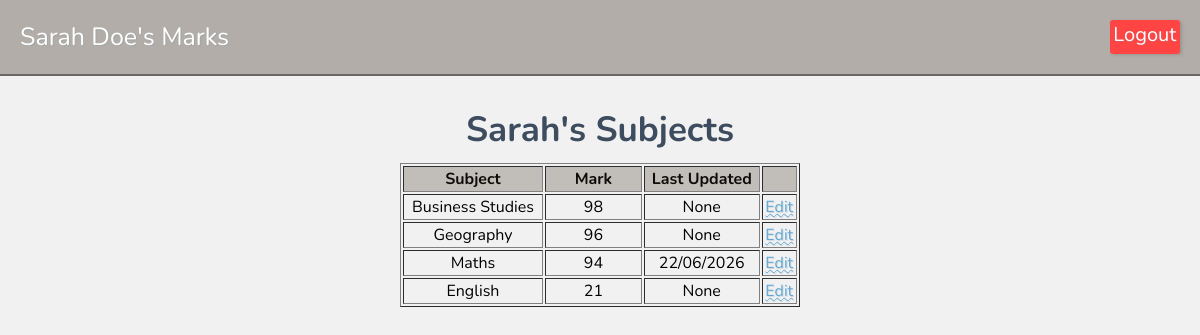
The app's page /student/3 (signed in) with its own data.
### tables this page shows
CREATE TABLE "students"(id INTEGER PRIMARY KEY AUTOINCREMENT,
"firstname" TEXT NOT NULL,
"lastname" TEXT NOT NULL);

CREATE TABLE "marks"(id INTEGER PRIMARY KEY AUTOINCREMENT,
student_id INTEGER, `subject_id` INTEGER,
subject TEXT NOT NULL,
"marks" INTEGER,
last_updated TIMESTAMP DEFAULT CURRENT_TIMESTAMP);

### app.py (the view)
@app.route('/student/<int:student_id>')
def student(student_id):
    if 'user_id' not in session:
        return redirect(url_for('login'))
    db = get_db()
    student = db.execute(
        'SELECT * FROM students WHERE id = ?',
        (student_id,)).fetchone()
    marks = db.execute(
        'SELECT id, subject, marks as mark, last_updated FROM Marks WHERE student_id = ? ORDER BY marks DESC',
        (student_id,)).fetchall()
    edit_mark_id = request.args.get('edit')
    return render_template('student.html', student=student, marks=marks, edit_mark_id=edit_mark_id)

### app.py (called while the page is built)
def get_db():
    db = sqlite3.connect('database/student_mark.db')
    db.row_factory = sqlite3.Row
    return db

### templates/student.html
{% extends "base.html" %}
{% block text %}
{{ student['firstname'] }} {{ student['lastname'] }}'s Marks
{% endblock text %}
{% block content %}
<h2 class="heading2">{{student['firstname']}}'s Subjects</h2>
<table border="1">
    <thead>
        <tr>
            <th>Subject</th>
            <th>Mark</th>
            <th>Last Updated</th>
            <th></th>
        </tr>
    </thead>
    <tbody>
        {% for mark in marks %}
        <tr>
            <td>{{ mark['subject'] }}</td>
            <td>{{ mark['mark'] }}</td>
            <td>{{ mark['last_updated'] }}</td>
            <td>
                {% if edit_mark_id and edit_mark_id|int == mark['id'] %}
                <form action="{{ url_for('edit_mark', mark_id=mark['id']) }}" method="post"
                    style="display:flex; gap:6px; align-items:center;">
                    <span s>{{ mark['subject'] }}</span>
                    <input name="mark" type="number" min="0" max="100" value="{{ mark['mark'] }}" required>
                    <button type="submit">Save</button>
                    <a href="{{ url_for('student', student_id=student['id']) }}" style="margin-left:6px;">Cancel</a>
                </form>
                {% else %}
                <a href="{{ url_for('student', student_id=student['id'], edit=mark['id']) }}">Edit</a>
                {% endif %}
            </td>
        </tr>
        {% endfor %}
    </tbody>
</table>
{% endblock content %}

### static/css/style.css (style rules this page uses)
body { margin: 0; padding: 0; font-family: "Nunito"; background-image:url('https://imgh.in/host/sce4o3'); background-repeat:repeat; background-size:40%; background-color: #f0f0f0ec; background-blend-mode: lighten; }
.heading2 { margin-top:-10px; padding:0; color:#3d4c5e; text-align:center; align-items: center; font-size:35px; margin-bottom:0px; }
* { box-sizing: border-box; }
table { margin-left:auto; margin-right:auto; margin-top:10px; width:400px; }
th { background-color: #756b6164; color:rgb(14, 12, 10); }
tr { text-align:center; }
table td:nth-child(2) { width:25%; }
a { text-decoration: underline wavy 0.5px; color: #62a7d4; text-shadow: 1px 1px #658ca734; }

### records on screen
students: firstname "Sarah", lastname "Doe"
marks: subject "Business Studies", mark "98", last_updated "None"
marks: subject "Geography", mark "96", last_updated "None"
marks: subject "Maths", mark "94", last_updated "22/06/2026"
marks: subject "English", mark "21", last_updated "None"
